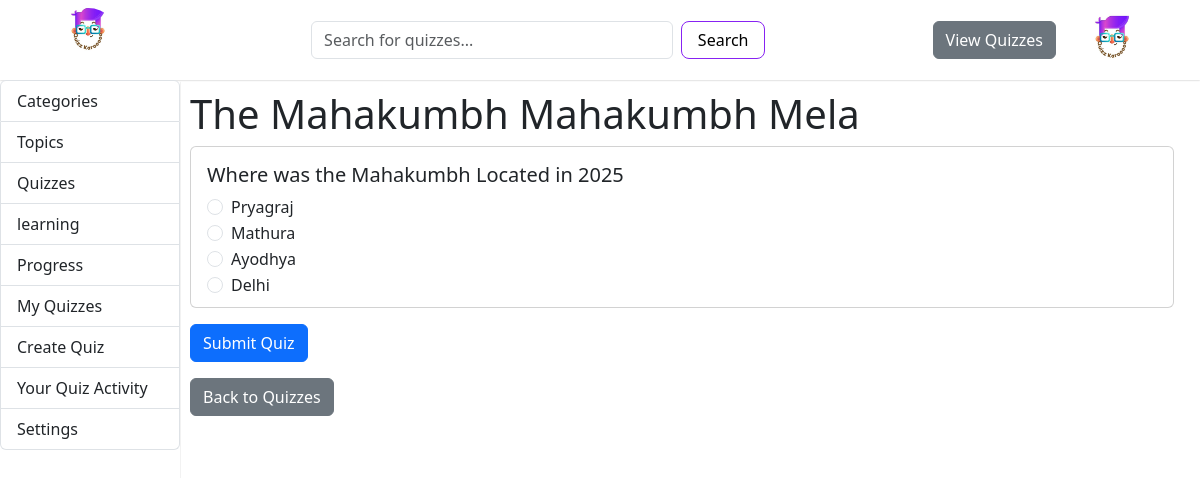
The app's page /quiz/15/ (signed in) with its own data.
### quizapplication/models.py (models this page shows, shortened)
class Quiz(models.Model):
    title = models.CharField(max_length=255)
    description = models.TextField(blank=True, null=True)
    topic = models.ForeignKey(Topic, related_name='quizzes', on_delete=models.CASCADE)
    created_at = models.DateTimeField(auto_now_add=True)
    updated_at = models.DateTimeField(auto_now=True)
    passing_score = models.PositiveIntegerField(default=50)
    is_dynamic = models.BooleanField(default=False)
    created_by = models.ForeignKey(User, on_delete=models.CASCADE, related_name='created_quizzes', null=True, blank=True)

class Question(models.Model):
    SINGLE_CHOICE = 'SC'
    MULTI_CHOICE = 'MC'
    QUESTION_TYPE_CHOICES = [
        (SINGLE_CHOICE, 'Single Choice'),
        (MULTI_CHOICE, 'Multiple Choice'),
    ]
    quiz = models.ForeignKey(Quiz, related_name='questions', on_delete=models.CASCADE)
    text = models.TextField(null=True, blank=True)
    question_type = models.CharField(max_length=2, choices=QUESTION_TYPE_CHOICES)
    order = models.PositiveIntegerField()
    class Meta:
        ordering = ['order']

class Answer(models.Model):
    question = models.ForeignKey(Question, related_name='answers', on_delete=models.CASCADE)
    text = models.CharField(max_length=255)
    is_correct = models.BooleanField(default=False)

### quizapplication/views.py (the view)
# urls.py: path('quiz/<int:pk>/', QuizDetailView.as_view(), name='quiz_detail'),
class QuizDetailView(DetailView):
    model = Quiz
    template_name = 'quizzes/quiz_detail.html'
    context_object_name = 'quiz'
    def get_context_data(self, **kwargs):
        context = super().get_context_data(**kwargs)
        context['questions'] = self.object.questions.all().order_by('order')
        for question in context['questions']:
            question.answers_list = question.answers.all()
        logger.debug(f"Questions for quiz {self.object.id}: {[q.id for q in context['questions']]}")
        logger.debug(f"Answers for questions: {[(q.id, [a.id for a in q.answers_list]) for q in context['questions']]}")
        return context

### templates/quizzes/quiz_detail.html (shortened to what this page needs)
{% extends 'base.html' %}
{% load static %}
{% block content %}
    <h1>{{ quiz.title }}</h1>
    <form method="post" action="{% url 'quizapplication:submit_quiz' quiz.id %}">
        {% for question in questions %}
            <div class="card mb-3">
                <div class="card-body">
                    <h5>{{ question.text }}</h5>
                    {% if question.question_type == 'SC' %}
                        {% for answer in question.answers_list %}
                            <div class="form-check">
                                <input class="form-check-input" type="radio" name="question_{{ question.id }}" value="{{ answer.id }}" required>
                                <label class="form-check-label">{{ answer.text }}</label>
                            </div>
                        {% endfor %}
                    {% endif %}
                </div>
            </div>
        {% empty %}
            <p>No questions available for this quiz.</p>
        {% endfor %}
        {% if questions %}
            <button type="submit" class="btn btn-primary">Submit Quiz</button>
        {% endif %}
    </form>
    <a href="{% url 'quizapplication:quiz_list' quiz.topic.id %}" class="btn btn-secondary mt-3">Back to Quizzes</a>
{% endblock %}

### templates/base.html (style rules this page uses)
* { padding: 0px; margin: 0px; text-decoration: none; box-sizing: border-box; font-family: system-ui, -apple-system, BlinkMacSystemFont, 'Segoe UI', Roboto, Oxygen, Ubuntu, Cantarell, 'Open Sans', 'Helvetica Neue', sans-serif; }
html { min-width: 100vw; }
@media (min-width: 1000px) { body { width: 100vw; } }
@media (min-width: 1000px) { .card { margin-right: 1em; height: max-content; overflow: scroll; } }
@media (min-width: 1000px) { .card-body { height: 10em; } }

### records on screen
Quiz: title "The Mahakumbh Mahakumbh Mela"
Question: text "Where was the Mahakumbh Located in 2025"
Answer: text "Pryagraj"
Answer: text "Mathura"
Answer: text "Ayodhya"
Answer: text "Delhi"
